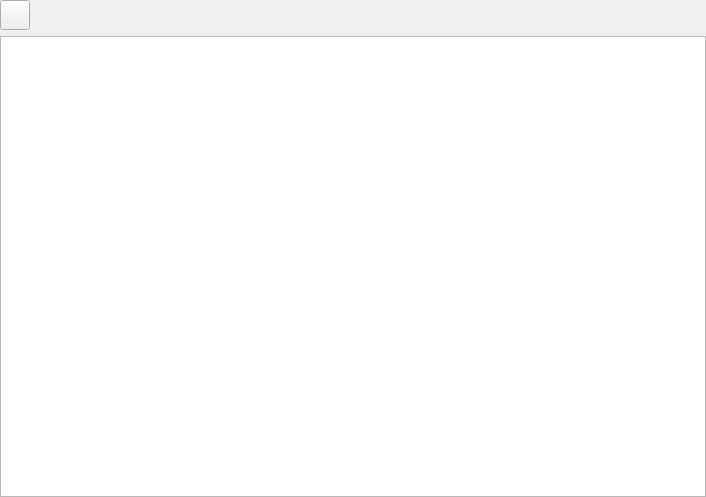
<?xml version="1.0" encoding="UTF-8"?>
<ui version="4.0">
 <class>options</class>
 <widget class="QWidget" name="options">
  <property name="geometry">
   <rect>
    <x>0</x>
    <y>0</y>
    <width>706</width>
    <height>497</height>
   </rect>
  </property>
  <property name="windowTitle">
   <string>Form</string>
  </property>
  <layout class="QGridLayout" name="gridLayout">
   <property name="leftMargin">
    <number>0</number>
   </property>
   <property name="topMargin">
    <number>0</number>
   </property>
   <property name="rightMargin">
    <number>0</number>
   </property>
   <property name="bottomMargin">
    <number>0</number>
   </property>
   <item row="1" column="0">
    <widget class="QTextEdit" name="optionsDisplay"/>
   </item>
   <item row="0" column="0" alignment="Qt::AlignLeft">
    <widget class="QPushButton" name="refresh">
     <property name="minimumSize">
      <size>
       <width>30</width>
       <height>30</height>
      </size>
     </property>
     <property name="maximumSize">
      <size>
       <width>30</width>
       <height>30</height>
      </size>
     </property>
     <property name="text">
      <string/>
     </property>
     <property name="icon">
      <iconset>
       <normaloff>../../../../../Users/Thomas/Desktop/22969.png</normaloff>../../../../../Users/Thomas/Desktop/22969.png</iconset>
     </property>
     <property name="iconSize">
      <size>
       <width>26</width>
       <height>26</height>
      </size>
     </property>
    </widget>
   </item>
  </layout>
 </widget>
 <resources/>
 <connections/>
</ui>
